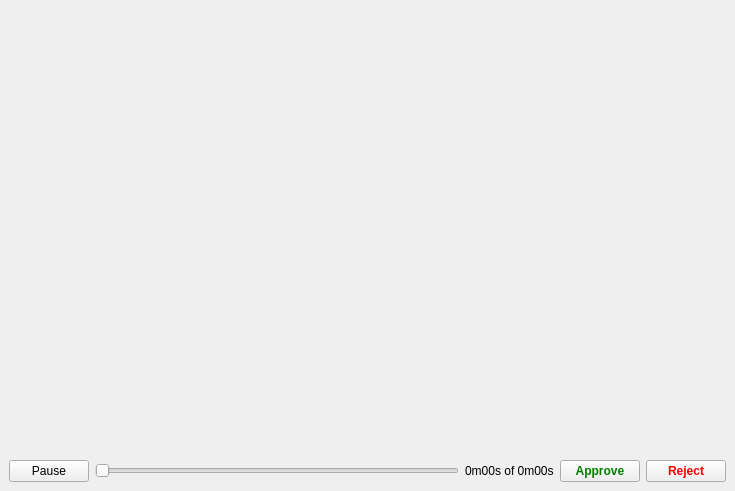
<?xml version="1.0" encoding="UTF-8"?>
<ui version="4.0">
 <class>MotionPlanWindow</class>
 <widget class="QMainWindow" name="MotionPlanWindow">
  <property name="geometry">
   <rect>
    <x>0</x>
    <y>0</y>
    <width>735</width>
    <height>491</height>
   </rect>
  </property>
  <property name="windowTitle">
   <string>MainWindow</string>
  </property>
  <widget class="QWidget" name="centralwidget">
   <layout class="QVBoxLayout" name="verticalLayout">
    <property name="spacing">
     <number>0</number>
    </property>
    <property name="leftMargin">
     <number>0</number>
    </property>
    <property name="topMargin">
     <number>0</number>
    </property>
    <property name="rightMargin">
     <number>0</number>
    </property>
    <property name="bottomMargin">
     <number>0</number>
    </property>
    <item>
     <widget class="QtGLWindow" name="view" native="true">
      <property name="sizePolicy">
       <sizepolicy hsizetype="Expanding" vsizetype="Expanding">
        <horstretch>1</horstretch>
        <verstretch>0</verstretch>
       </sizepolicy>
      </property>
     </widget>
    </item>
    <item>
     <widget class="QWidget" name="widget" native="true">
      <layout class="QHBoxLayout" name="horizontalLayout_2">
       <item>
        <widget class="QPushButton" name="run_button">
         <property name="text">
          <string>Pause</string>
         </property>
        </widget>
       </item>
       <item>
        <widget class="QSlider" name="time_slider">
         <property name="enabled">
          <bool>false</bool>
         </property>
         <property name="maximum">
          <number>0</number>
         </property>
         <property name="singleStep">
          <number>1000</number>
         </property>
         <property name="pageStep">
          <number>10000</number>
         </property>
         <property name="orientation">
          <enum>Qt::Horizontal</enum>
         </property>
        </widget>
       </item>
       <item>
        <widget class="QLabel" name="time_label">
         <property name="text">
          <string>0m00s of 0m00s</string>
         </property>
        </widget>
       </item>
       <item>
        <widget class="QPushButton" name="approve_button">
         <property name="font">
          <font>
           <weight>75</weight>
           <bold>true</bold>
          </font>
         </property>
         <property name="styleSheet">
          <string notr="true">color: green;
</string>
         </property>
         <property name="text">
          <string>Approve</string>
         </property>
        </widget>
       </item>
       <item>
        <widget class="QPushButton" name="pushButton_2">
         <property name="font">
          <font>
           <weight>75</weight>
           <bold>true</bold>
          </font>
         </property>
         <property name="styleSheet">
          <string notr="true">color: red;</string>
         </property>
         <property name="text">
          <string>Reject</string>
         </property>
        </widget>
       </item>
      </layout>
     </widget>
    </item>
   </layout>
  </widget>
 </widget>
 <customwidgets>
  <customwidget>
   <class>QtGLWindow</class>
   <extends>QWidget</extends>
   <header>klampt/vis/qtbackend.h</header>
   <container>1</container>
  </customwidget>
 </customwidgets>
 <resources/>
 <connections/>
</ui>
